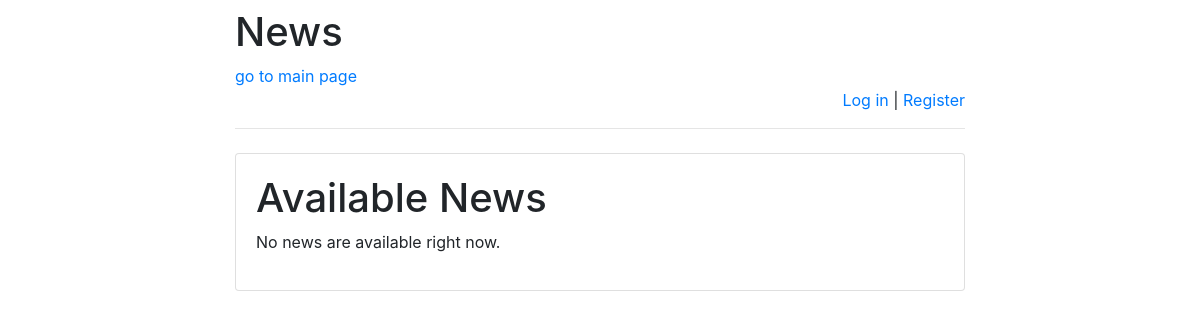
Before: /news/ with the older database file.
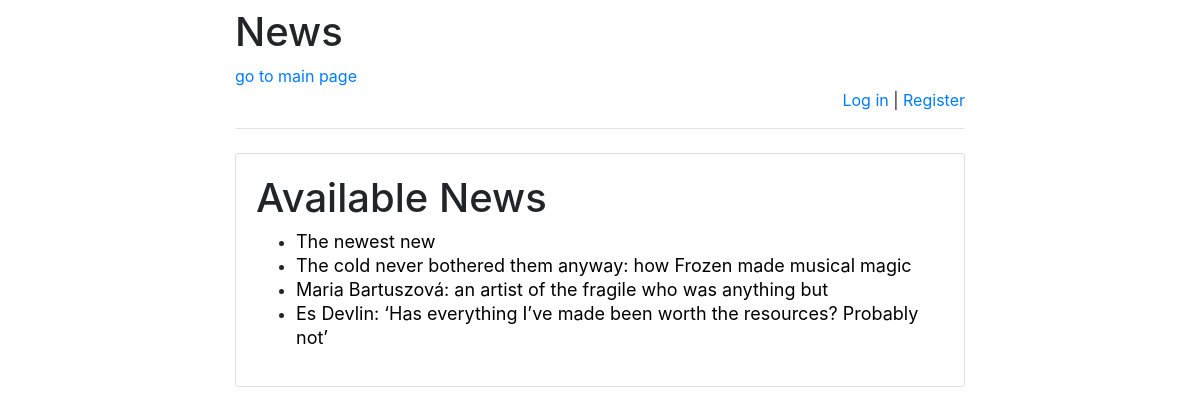
After: the same page with the newer database file.
### news/models.py (models this page shows)
class News(models.Model):
    title = models.CharField(max_length=255)
    pub_date = models.DateTimeField('date published')
    text = models.TextField(blank=False)

### news/views.py (the view)
# urls.py: path(r'', views.index, name='index'),
def index(request):
    message = None
    if "message" in request.GET:
        message = request.GET["message"]
    return render(
        request,
        "index.html",
        {
            "latest_news":
                News.objects.order_by('-pub_date')[:10],
            "message": message
        }
    )

### templates/index.html (shortened to what this page needs)
{% extends 'base.html' %}
{% block main %}
    <h1>Available News</h1>
    {% if latest_news %}
        <ul>
            {% for news in latest_news %}
                <li>
                    <a href="/news/{{ news.id }}" style="color: black; font-size: 18px; line-height: 24px;">
                        {{ news.title }}
                    </a>
                </li>
            {% endfor %}
        </ul>
    {% else %}
        <p>No news are available right now.</p>
    {% endif %}
{% endblock %}

### templates/base.html (shortened to what this page needs)
<!doctype html>
<html lang="en">
<head>
    <link rel="stylesheet"
href="https://stackpath.bootstrapcdn.com/bootstrap/4.1.3/css/bootstrap.min.css">
</head>
<body>
<div class="container">
    <div class="row justify-content-center">
        <div class="col-8">
            <h1 class="mt-2">News</h1><a href="/news/">go to main page</a>
            {% if user.is_authenticated %}
                <p class="text-right">
                    Hello, {{ user.username }}!
                    <a href="/news/logout">Log out</a> |
                    <a href="/news/password-change">Change password</a>
                    {% if user.is_staff %}
                        | <a href="/news/admin">Admin panel</a>
                    {% endif %}
                </p>
            {% else %}
                <p class="text-right">
                    <a href="/news/login">Log in</a> |
                    <a href="/news/register">Register</a>
                </p>
            {% endif %}
            <hr class="mt-0 mb-4">
            <div class="card">
                <div class="card-body">
                    {% block main %}
                    {% endblock %}
                </div>
            </div>
        </div>
    </div>
</div>
</body>
</html>

Changed rows visible on the page:
added News: title "The newest new"
added News: title "The cold never bothered them anyway: how Frozen made musical magic"
added News: {{ news.id }} 2 (drawn), title "Maria Bartuszová: an artist of the fragile who was anything but"
added News: title "Es Devlin: ‘Has everything I’ve made been worth the resources? Probably not’"
Other visible differences:
text no longer shown: "No news are available right now."
